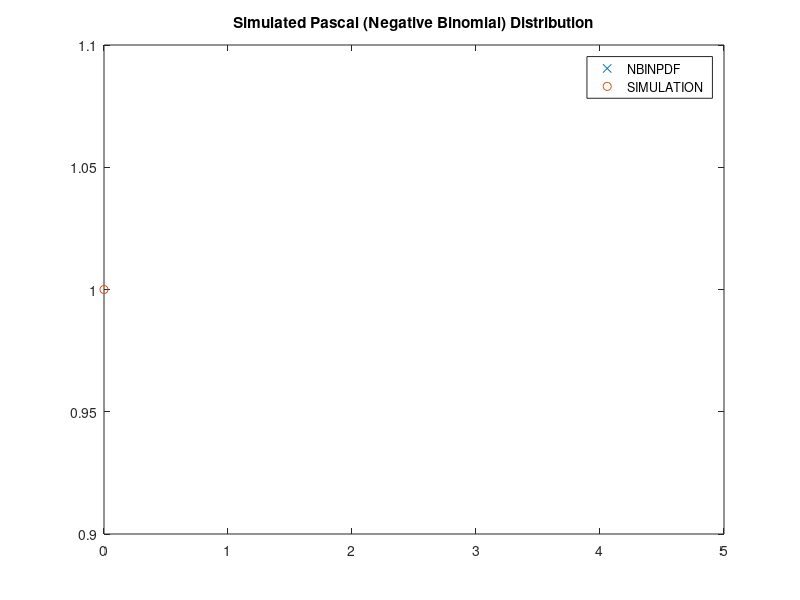

This chart was generated by the following MATLAB code:
clear all;
n = input('Nr. of successes = ');
N = input('Simulations = ');
p = input('Probability = ');

for i = 1:n
    Y(i) = 0;
    while(rand >= p)
        Y(i) = Y(i)+1;
    end
end

for i = 1:N
    for j = 1:n
        Y(j) = 0;
        while(rand >= p)
            Y(j) = Y(j)+1;
        end
    end
    X(i) = sum(Y);
end

U_X = unique(X);
N_X = hist(X, length(U_X));
rel_freq = N_X / N;

x = 1:n;
y = nbinpdf(x, n, p);

plot(x, y, 'x', U_X, rel_freq, 'o');
title("Simulated Pascal (Negative Binomial) Distribution")
legend('NBINPDF', 'SIMULATION');